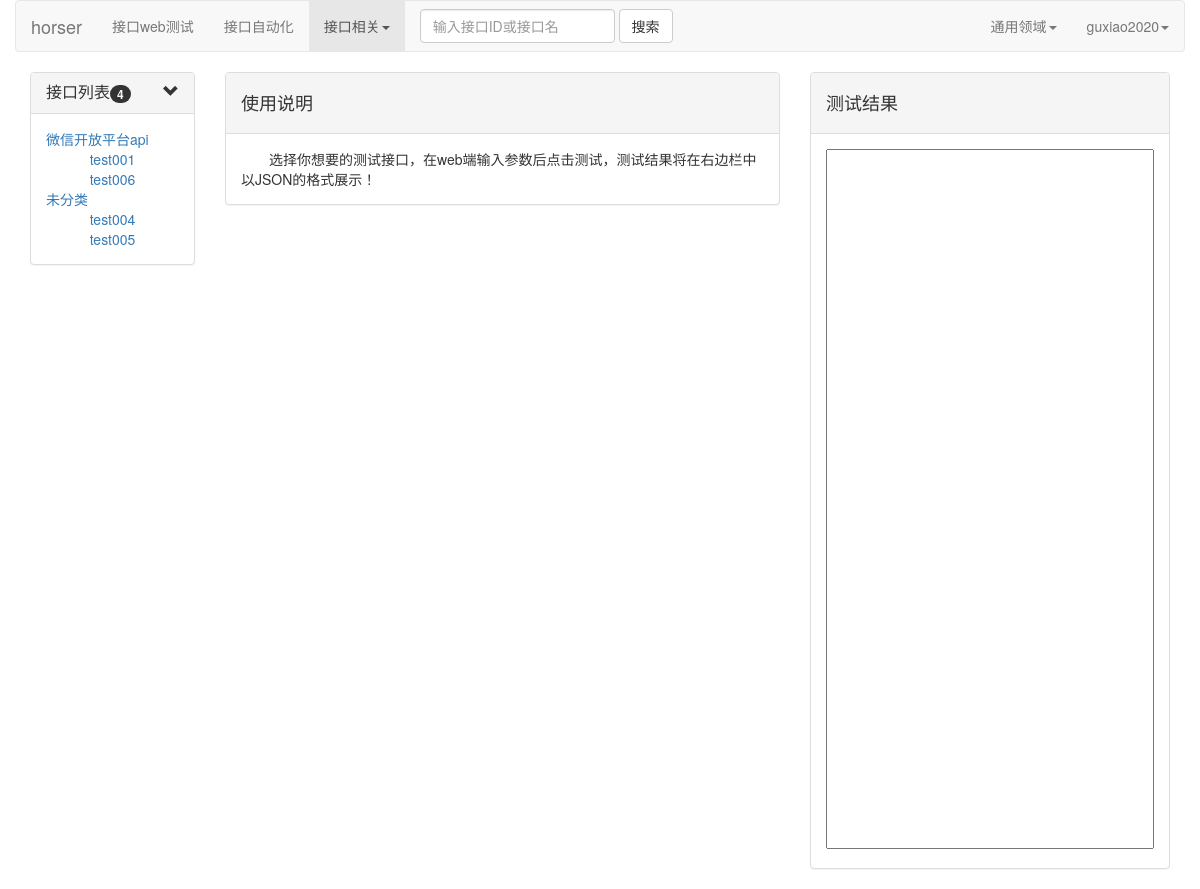
Before: /interface_webtest/ (signed in) with the older database file.
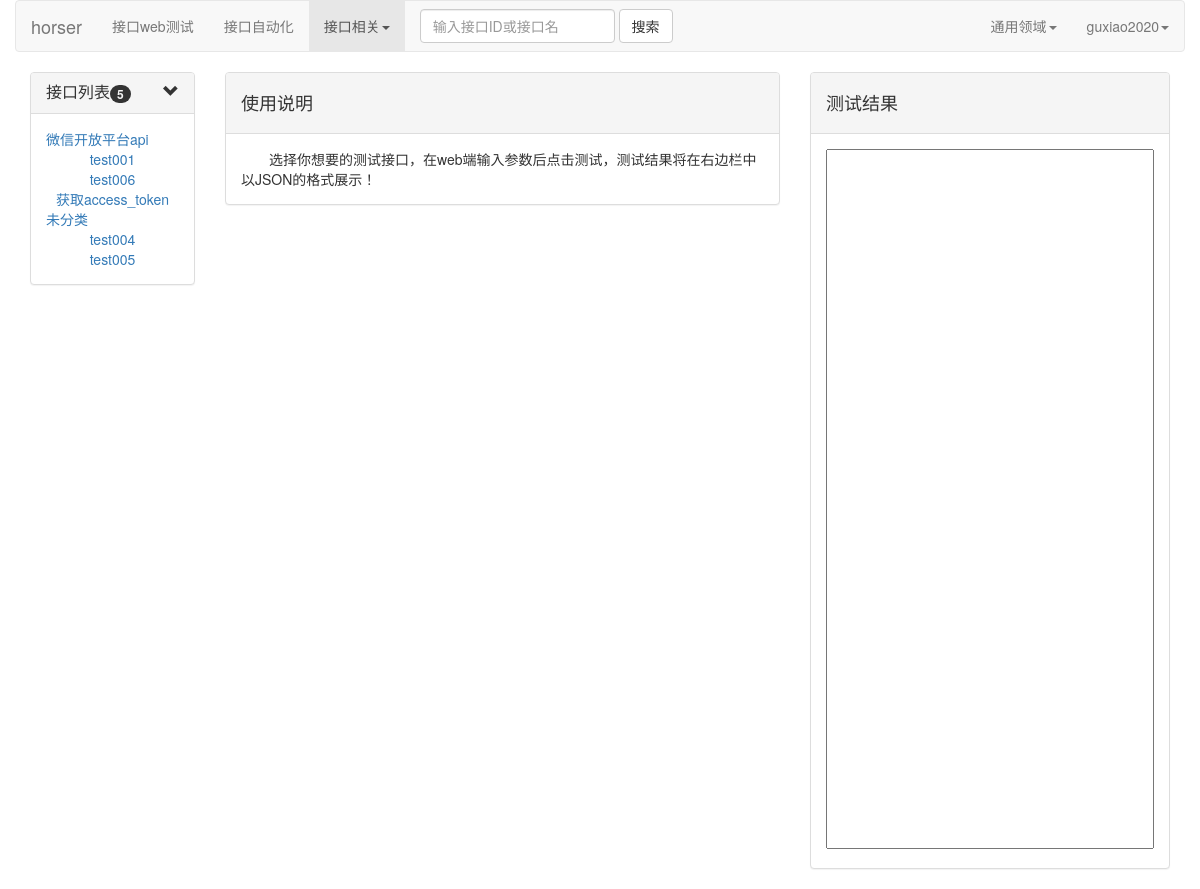
After: the same page with the newer database file.
### horsequick/models.py (models this page shows)
class Interface_Info(models.Model):
    interface_name = models.CharField(max_length=20,verbose_name="接口名")
    interface_type = models.CharField(max_length=20,verbose_name="接口类型")
    interface_url = models.CharField(max_length=150,verbose_name="接口url")
    interface_mock = models.CharField(max_length=200,verbose_name="接口url",null=True)
    input_field_list = models.CharField(max_length=200,verbose_name="输入字段列表",null=True)
    input_need_list = models.CharField(max_length=200,verbose_name="输入字段必需列表",null=True)
    input_demo_list = models.CharField(max_length=200,verbose_name="输入字段实例列表",null=True)
    assert_field_list = models.CharField(max_length=200,verbose_name="断言字段列表",null=True)
    match_list = models.CharField(max_length=200,verbose_name="匹配内容列表",null=True)
    assert_result_list = models.CharField(max_length=200,verbose_name="断言结果列表",null=True)
    belong_subsys = models.CharField(max_length=50,verbose_name="所属子系统")
    belong_domain = models.ForeignKey(Domain_Info, on_delete=models.SET_DEFAULT, verbose_name="所属领域",default="1")
    belong_category = models.ForeignKey(Category_Info, on_delete=models.SET_NULL, verbose_name="所属类别",null=True)
    belong_git_base = models.CharField(max_length=100,verbose_name="所属git代码库",blank=True)
    belong_svn_base = models.CharField(max_length=100, verbose_name="所属svn代码库",blank=True)
    created_person = models.CharField(max_length=30,verbose_name="创建人")
    created_time = models.DateTimeField(verbose_name="创建时间")
    updated_time = models.DateTimeField(verbose_name="更新时间",null=True)
    class Meta:
        verbose_name = "接口信息表"
        ordering = ['-updated_time']

### horsequick/views.py (the view)
# urls.py: url(r'^interface_webtest/$', interface_webtest, name='interface_webtest'),
@check_login
def interface_webtest(request,**show):
    if request.method == "GET":
            html = 'interface_webtest.html'
            back_dict = show["interface_info"]
            return render(request, html,{"show": show,"back_dict":back_dict})

### horsequick/templates/interface_webtest.html (shortened to what this page needs)
<!DOCTYPE html>
<html lang="en">
    {% extends 'horser_webtest_base.html' %}
    {% block headmessage %}
    使用说明
    {% endblock %}
    {% block content %}
        <span style="padding-left: 2em">选择你想要的测试接口，在web端输入参数后点击测试，测试结果将在右边栏中以JSON的格式展示！</span>
    {% endblock %}

### horsequick/templates/horser_webtest_base.html (shortened to what this page needs)
<!DOCTYPE html>
<html lang="en">
<head>
    <link rel="stylesheet" href="https://cdn.staticfile.org/twitter-bootstrap/3.3.7/css/bootstrap.min.css">
    <link rel="stylesheet" href="/static/css/horsergo.css">
    {% include 'header.html' %}
</head>
<body>
        <div class="container">
            <div class="row">
                 <div class="col-md-2 col-lg-2">
                    <div class="panel-group" id="accordion">
                        <div class="panel panel-default">
                            <div class="panel-heading">
                                <h4 class="panel-title">
                                    <a data-toggle="collapse" data-parent="#accordion"
                                       href="#collapse_one">
                                        接口列表<span class="pull-right glyphicon glyphicon-chevron-down"></span><span class="badge">{{ show.interface_nums }}</span>
                                    </a>
                                </h4>
                            </div>
                            <div id="collapse_one" class="panel-collapse collapse in">
                                <div class="panel-body" style="text-align: left">
                                    {% for k,v in back_dict.items  %}
                                        {% if k == None %}
                                        <a href="#interface_collapse_{{k}}" data-toggle="collapse" data-parent="collapse_one">未分类</a><br>
                                        {% else %}
                                        <a href="#interface_collapse_{{k}}" data-toggle="collapse" data-parent="collapse_one">{{k}}</a><br>
                                        {% endif %}
                                        <div id="interface_collapse_{{k}}" class="panel-collapse collapse in">
                                        {% for i in v %}
                                            <div style="text-align: center">
                                                <a href="/interface_webtest_detail/{{ i.id }}" >{{i.interface_name}}</a>
                                            </div>
                                        {% endfor %}
                                        </div>
                                    {% endfor %}
                                </div>
                            </div>
                        </div>
                    </div>
                 </div>
                <div class="col-md-6 col-lg-6">
                    <div class="panel panel-default">
                        <div class="panel-heading">
                            <h4>{% block headmessage %}{% endblock %}</h4>
                        </div>
                        <div class=" panel-body">
                            {% block content %}{% endblock %}
                        </div>
                    </div>
                </div>
                <div class="col-md-4 col-lg-4">
                    <div class="panel panel-default">
                        <div class="panel-heading">
                            <h4>测试结果</h4>
                        </div>
                        <div class=" panel-body">
                            <label for="testresult"></label><textarea id="testresult" style="width: 100% ;height: 700px;overflow: auto;resize: none"></textarea>
                        </div>
                    </div>
                </div>
            </div>
        </div>
</body>
</html>

Changed rows visible on the page:
added Interface_Info: interface_name "获取access_token", shown under "微信开放平台api"
Other visible differences:
{{ show.interface_nums }}: "4" → "5"
